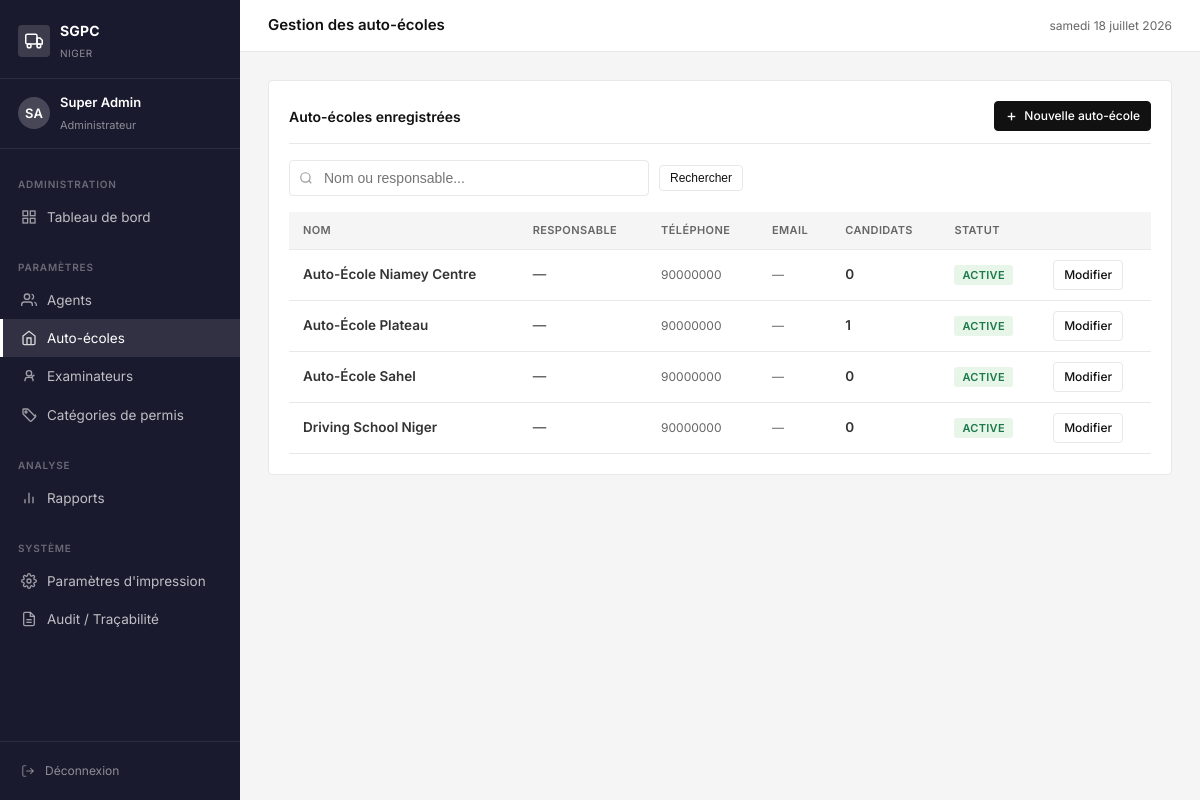
The page /admin-sgpc/auto-ecoles/ (signed in) on the database its author committed.
### core/models.py (models this page shows, shortened)
class ProfilAgent(models.Model):
    ROLE_CHOICES = [
        ('admin', 'Administrateur'),
        ('direction', 'Agent Direction'),
    ]
    user = models.OneToOneField(User, on_delete=models.CASCADE, related_name='profil')
    role = models.CharField(max_length=20, choices=ROLE_CHOICES, default='direction')
    telephone = models.CharField(max_length=20, blank=True)
    actif = models.BooleanField(default=True)
    date_creation = models.DateTimeField(auto_now_add=True)

class AutoEcole(models.Model):
    nom = models.CharField(max_length=200, unique=True)
    responsable = models.CharField(max_length=200, blank=True)
    telephone = models.CharField(max_length=20, blank=True)
    adresse = models.CharField(max_length=300, blank=True)
    email = models.EmailField(blank=True)
    actif = models.BooleanField(default=True)
    date_creation = models.DateTimeField(auto_now_add=True)
    class Meta:
        verbose_name = "Auto-école"
        verbose_name_plural = "Auto-écoles"
        ordering = ['nom']

### core/views.py (the view)
# urls.py: path('admin-sgpc/auto-ecoles/', views.liste_auto_ecoles, name='liste_auto_ecoles'),
@login_required
@role_required('admin')
def liste_auto_ecoles(request):
    q = request.GET.get('q', '')
    qs = AutoEcole.objects.annotate(nb_candidats=Count('candidats'))
    if q:
        qs = qs.filter(Q(nom__icontains=q) | Q(responsable__icontains=q))
    return render(request, 'core/admin/auto_ecoles/liste.html', {'auto_ecoles': qs, 'q': q})

### templates/core/admin/auto_ecoles/liste.html (shortened to what this page needs)
{% extends 'core/base.html' %}
{% block topbar_title %}Gestion des auto-écoles{% endblock %}
{% block content %}
<div class="card">
  <div class="card-header">
    <span class="card-title">Auto-écoles enregistrées</span>
    <a href="{% url 'creer_auto_ecole' %}" class="btn btn-primary btn-sm">
      <svg width="13" height="13" fill="none" stroke="currentColor" stroke-width="2.5" viewBox="0 0 24 24">
        <line x1="12" y1="5" x2="12" y2="19"/><line x1="5" y1="12" x2="19" y2="12"/>
      </svg>
      Nouvelle auto-école
    </a>
  </div>
  <form method="get" class="search-bar">
    <div class="search-input-wrap">
      <svg width="14" height="14" fill="none" stroke="currentColor" stroke-width="2" viewBox="0 0 24 24">
        <circle cx="11" cy="11" r="8"/><line x1="21" y1="21" x2="16.65" y2="16.65"/>
      </svg>
      <input type="text" name="q" value="{{ q }}" placeholder="Nom ou responsable...">
    </div>
    <button type="submit" class="btn btn-secondary btn-sm">Rechercher</button>
  </form>
  <div class="table-wrap">
    <table>
      <thead>
        <tr><th>Nom</th><th>Responsable</th><th>Téléphone</th><th>Email</th><th>Candidats</th><th>Statut</th><th></th></tr>
      </thead>
      <tbody>
        {% for ae in auto_ecoles %}
        <tr>
          <td style="font-weight:600;">{{ ae.nom }}</td>
          <td>{{ ae.responsable|default:"—" }}</td>
          <td style="font-size:12px;color:#666;">{{ ae.telephone|default:"—" }}</td>
          <td style="font-size:12px;color:#666;">{{ ae.email|default:"—" }}</td>
          <td style="font-weight:600;">{{ ae.nb_candidats }}</td>
          <td>{% if ae.actif %}<span class="badge badge-apte">Active</span>
              {% else %}<span class="badge badge-inapte">Inactive</span>{% endif %}</td>
          <td><a href="{% url 'modifier_auto_ecole' ae.pk %}" class="btn btn-secondary btn-sm">Modifier</a></td>
        </tr>
        {% empty %}
        <tr><td colspan="7" style="text-align:center;color:#999;padding:32px;">Aucune auto-école.</td></tr>
        {% endfor %}
      </tbody>
    </table>
  </div>
</div>
{% endblock %}

### templates/core/base.html (shortened to what this page needs)
<!DOCTYPE html>
<html lang="fr">
<head>
  {% load static %}
  <link rel="stylesheet" href="{% static 'css/sgpc.css' %}">
</head>
<body>
<div class="layout">
  <aside class="sidebar" id="sidebar">
    <div class="sidebar-header">
      <div class="sidebar-brand">
        <div class="brand-icon">
          <svg width="18" height="18" fill="none" stroke="white" stroke-width="2" viewBox="0 0 24 24">
            <rect x="1" y="3" width="15" height="13" rx="2"/>
            <path d="M16 8h4l3 3v5h-7V8z"/>
            <circle cx="5.5" cy="18.5" r="2.5"/><circle cx="18.5" cy="18.5" r="2.5"/>
          </svg>
        </div>
        <div class="brand-text">
          <strong>SGPC</strong><span>Niger</span>
        </div>
      </div>
    </div>
    <div class="sidebar-user">
      <div class="user-avatar">{{ request.user.first_name|first|upper }}{{ request.user.last_name|first|upper }}</div>
      <div class="user-info">
        <strong>{{ request.user.get_full_name|truncatechars:22 }}</strong>
        <span>{{ request.user.profil.get_role_display }}</span>
      </div>
    </div>
    <nav class="sidebar-nav">
      {% with role=request.user.profil.role %}
      {% if role == 'admin' %}
      <div class="nav-section">Administration</div>
      <a href="{% url 'tableau_de_bord' %}" class="nav-item {% if request.resolver_match.url_name == 'tableau_de_bord' %}active{% endif %}">
        <svg width="16" height="16" fill="none" stroke="currentColor" stroke-width="2" viewBox="0 0 24 24"><rect x="3" y="3" width="7" height="7"/><rect x="14" y="3" width="7" height="7"/><rect x="3" y="14" width="7" height="7"/><rect x="14" y="14" width="7" height="7"/></svg>
        Tableau de bord
      </a>
      <div class="nav-section" style="margin-top:8px;">Paramètres</div>
      <a href="{% url 'liste_agents' %}" class="nav-item {% if 'agent' in request.resolver_match.url_name %}active{% endif %}">
        <svg width="16" height="16" fill="none" stroke="currentColor" stroke-width="2" viewBox="0 0 24 24"><path d="M17 21v-2a4 4 0 0 0-4-4H5a4 4 0 0 0-4 4v2"/><circle cx="9" cy="7" r="4"/><path d="M23 21v-2a4 4 0 0 0-3-3.87m-4-12a4 4 0 0 1 0 7.75"/></svg>
        Agents
      </a>
      <a href="{% url 'liste_auto_ecoles' %}" class="nav-item {% if 'auto_ecole' in request.resolver_match.url_name %}active{% endif %}">
        <svg width="16" height="16" fill="none" stroke="currentColor" stroke-width="2" viewBox="0 0 24 24"><path d="M3 9l9-7 9 7v11a2 2 0 0 1-2 2H5a2 2 0 0 1-2-2z"/><polyline points="9 22 9 12 15 12 15 22"/></svg>
        Auto-écoles
      </a>
      <a href="{% url 'liste_examinateurs' %}" class="nav-item {% if 'examinateur' in request.resolver_match.url_name %}active{% endif %}">
        <svg width="16" height="16" fill="none" stroke="currentColor" stroke-width="2" viewBox="0 0 24 24"><circle cx="12" cy="8" r="4"/><path d="M6 20v-2a4 4 0 0 1 4-4h4a4 4 0 0 1 4 4v2"/><polyline points="16 11 17 13 20 10"/></svg>
        Examinateurs
      </a>
      <a href="{% url 'liste_categories' %}" class="nav-item {% if 'categorie' in request.resolver_match.url_name %}active{% endif %}">
        <svg width="16" height="16" fill="none" stroke="currentColor" stroke-width="2" viewBox="0 0 24 24"><path d="M20.59 13.41 11 3.83A2 2 0 0 0 9.59 3H4a1 1 0 0 0-1 1v5.59a2 2 0 0 0 .59 1.41l9.58 9.59a2 2 0 0 0 2.82 0l5.59-5.59a2 2 0 0 0 0-2.83z"/><circle cx="7.5" cy="7.5" r="1.5"/></svg>
        Catégories de permis
      </a>
      <div class="nav-section" style="margin-top:8px;">Analyse</div>
      <a href="{% url 'rapports_admin' %}" class="nav-item {% if request.resolver_match.url_name == 'rapports_admin' %}active{% endif %}">
        <svg width="16" height="16" fill="none" stroke="currentColor" stroke-width="2" viewBox="0 0 24 24"><line x1="18" y1="20" x2="18" y2="10"/><line x1="12" y1="20" x2="12" y2="4"/><line x1="6" y1="20" x2="6" y2="14"/></svg>
        Rapports
      </a>
      <div class="nav-section" style="margin-top:8px;">Système</div>
      <a href="{% url 'parametres_impression' %}" class="nav-item {% if request.resolver_match.url_name == 'parametres_impression' or request.resolver_match.url_name == 'test_impression' %}active{% endif %}">
        Paramètres d'impression
      </a>
      <a href="{% url 'journal_audit' %}" class="nav-item {% if request.resolver_match.url_name == 'journal_audit' %}active{% endif %}">
        <svg width="16" height="16" fill="none" stroke="currentColor" stroke-width="2" viewBox="0 0 24 24"><path d="M14 2H6a2 2 0 0 0-2 2v16a2 2 0 0 0 2 2h12a2 2 0 0 0 2-2V8z"/><polyline points="14 2 14 8 20 8"/><line x1="16" y1="13" x2="8" y2="13"/><line x1="16" y1="17" x2="8" y2="17"/></svg>
        Audit / Traçabilité
      </a>
      {% endif %}
      {% endwith %}
    </nav>
    <div class="sidebar-footer">
      <a href="{% url 'deconnexion' %}" class="nav-item" style="color:rgba(255,255,255,.5);font-size:12px;padding:6px 0;">
        <svg width="14" height="14" fill="none" stroke="currentColor" stroke-width="2" viewBox="0 0 24 24"><path d="M9 21H5a2 2 0 0 1-2-2V5a2 2 0 0 1 2-2h4"/><polyline points="16 17 21 12 16 7"/><line x1="21" y1="12" x2="9" y2="12"/></svg>
        Déconnexion
      </a>
    </div>
  </aside>
  <div class="main">
    <div class="topbar">
      <div style="display:flex;align-items:center;gap:10px;">
        <span class="topbar-title">{% block topbar_title %}{% endblock %}</span>
      </div>
      <div class="topbar-right"><span>{% now "l d F Y" %}</span></div>
    </div>
    <div class="page-content">
      {% block content %}{% endblock %}
    </div>
  </div>
</div>
</body>
</html>

### rows shown on the page
AutoEcole: nom "Auto-École Niamey Centre", responsable "—", telephone "90000000", email "—", nb_candidats "0", actif "ACTIVE"
AutoEcole: nom "Auto-École Plateau", responsable "—", telephone "90000000", email "—", nb_candidats "1", actif "ACTIVE"
AutoEcole: nom "Auto-École Sahel", responsable "—", telephone "90000000", email "—", nb_candidats "0", actif "ACTIVE"
AutoEcole: nom "Driving School Niger", responsable "—", telephone "90000000", email "—", nb_candidats "0", actif "ACTIVE"

### other values the page prints
{{ request.user.first_name|first|upper }} "S"
{{ request.user.last_name|first|upper }} "A"
{{ request.user.get_full_name|truncatechars:22 }} "Super Admin"
{{ request.user.profil.get_role_display }} "Administrateur"
